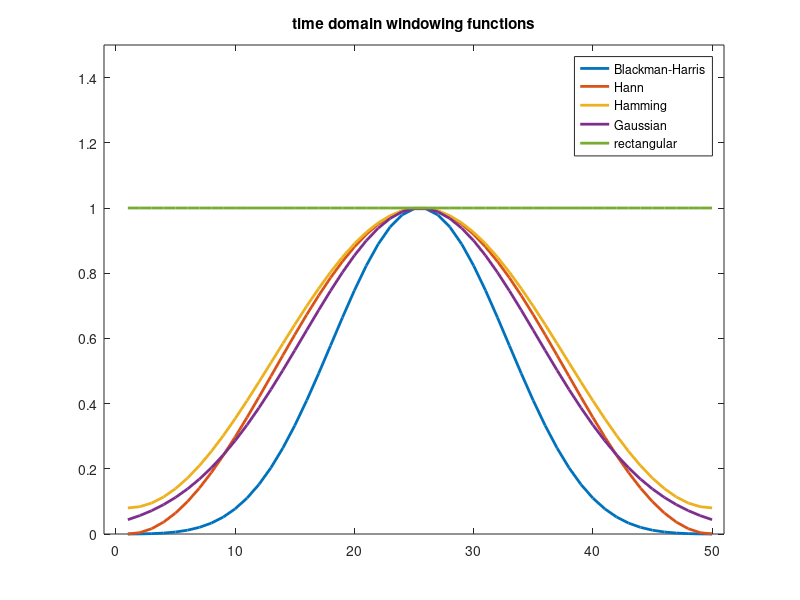
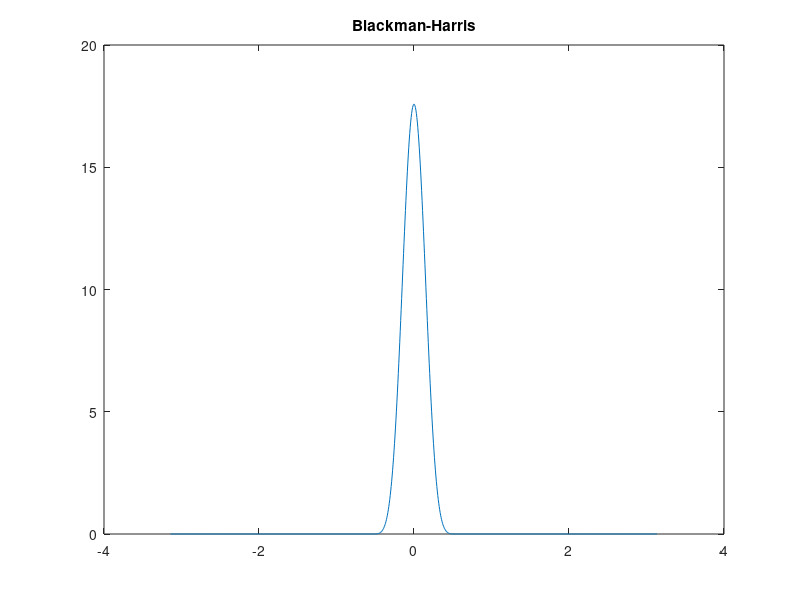
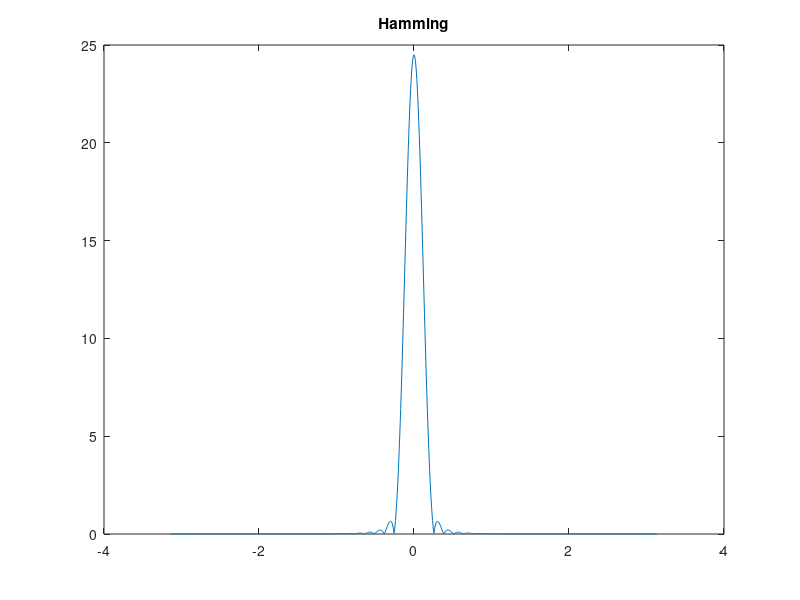
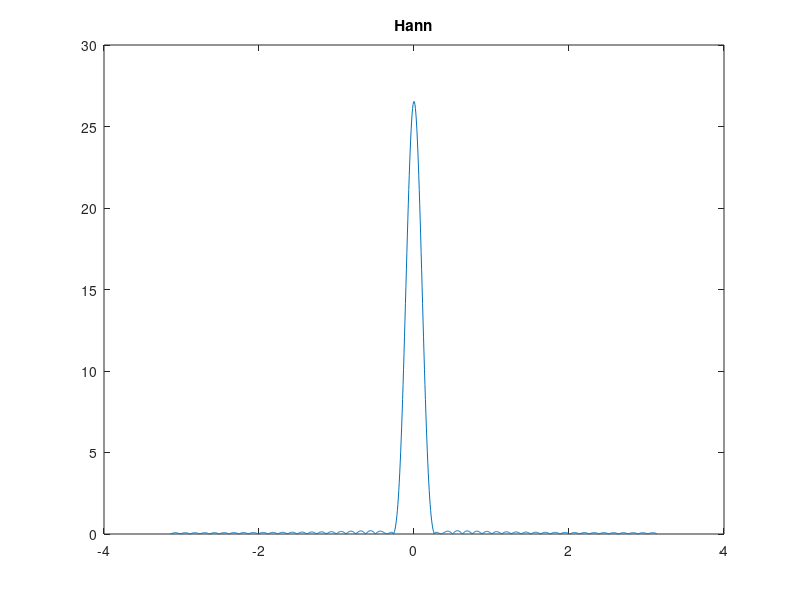

Write MATLAB code to recreate these figures, in order.
%% windowing functions
% modified 7/9/2012
% Dr. Tom Chmielewski
L  = 50; % for display

wb  = window(@blackmanharris,L);
wham = window(@hamming,L);
wh = window(@hann,L);
wg = window(@gausswin,L,2.5);
wr = window(@rectwin, L);
%% plot time domain windowing functions
figure
plot(1:L,[wb,wh, wham, wg, wr], 'linewidth', 2); axis([-1 L+1 0 1.5]);
legend( 'Blackman-Harris','Hann', 'Hamming','Gaussian', 'rectangular');
title('windowing functions for L = 100')
title('time domain windowing functions')

%% frequency domain functions

N = 1024

%  magnitude spectrum

WB = fftshift(fft(wb,N));
WH = fftshift(fft(wham,N));
WHam = fftshift(fft(wh,N));
WG = fftshift(fft(wg,N));
WR = fftshift(fft(wr,N));
w = [-N/2:(N/2-1)]*2*pi/N;

figure
plot(w, abs(WB))
title( 'Blackman-Harris');

figure
plot(w, abs(WHam))
title('Hamming');

figure
plot(w, abs(WH))
title('Hann');

figure
plot(w, abs(WG))
title('Gaussian');

figure
plot(w, abs(WR))
title('rectangular');